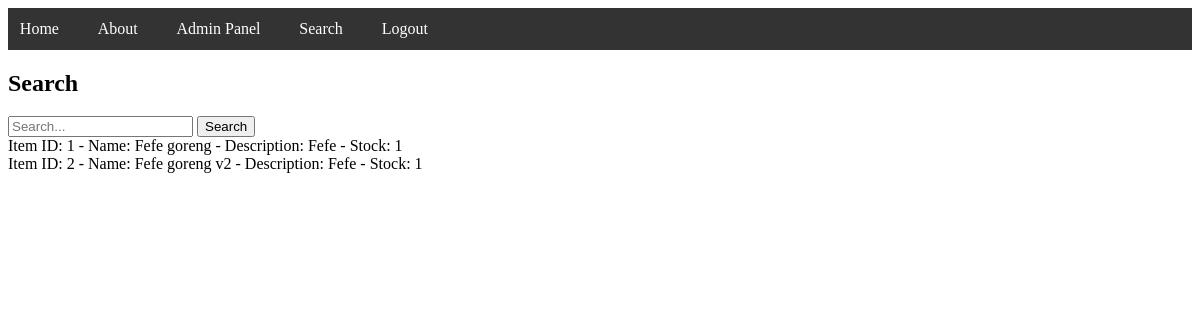
The app's page /search.php (signed in), older data.
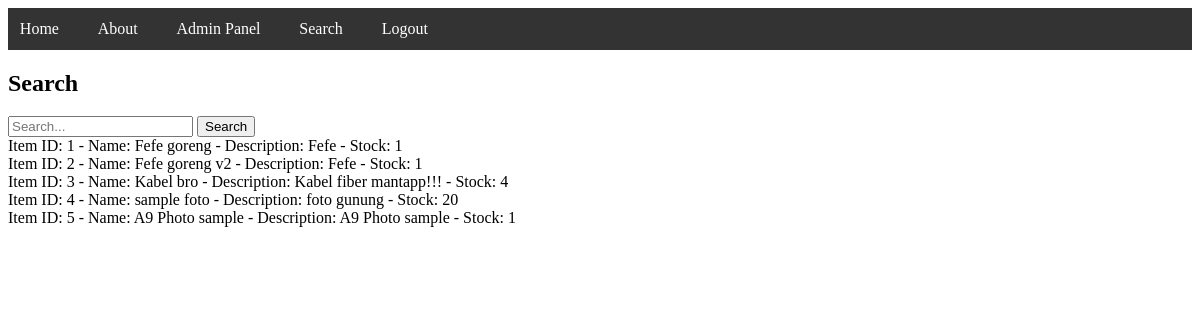
The same page, newer data.
### tables this page shows
CREATE TABLE `items` (
  `item_id` int(11) NOT NULL,
  `item_name` text DEFAULT NULL,
  `item_picture` text DEFAULT NULL,
  `item_desc` text DEFAULT NULL,
  `item_stock` int(11) NOT NULL
);

### search.php (the view, shortened to what this page needs)
<?php
require_once(__DIR__ . '/controllers/connection.php');
$search_query = isset($_GET['search_query']) ? $_GET['search_query'] : '';
$search_query = htmlspecialchars($search_query, ENT_QUOTES, 'UTF-8');
$search = $_GET['search_query'] ?? '';
?>
<!DOCTYPE html>
<html lang="en">
<head>
</head>
<body>
    <header>
    <?php if($_SESSION['is_admin'] === true){ ?>
            <ul>
                <li><a href="index.php">Home</a></li>
                <li><a href="about-us.php">About</a></li>
                <li><a href="admin.php">Admin Panel</a></li>
                <li><a href="search.php">Search</a></li>
                <div id='login'><a href='controllers/logoutc.php'>Logout</a></div>
            </ul>
            <?php } ?>
    </header>
    <div class="container">
        <div class="section search">
            <h2>Search</h2>
            <form action="search.php" method="GET">
                <input type="text" name="search_query" placeholder="Search..." value="<?php echo $search_query; ?>" required>
                <button type="submit">Search</button>
            </form>
        </div>
    </div>
</body>
</html>
<?php
    $sql = "SELECT * FROM items WHERE item_name LIKE ? OR item_desc LIKE ?";
    $stmt = $connection->prepare($sql);
    $searchTerm = '%' . $search . '%';
    $stmt->bind_param("ss", $searchTerm, $searchTerm);
    $stmt->execute();
    $result = $stmt->get_result();
    if ($result->num_rows > 0) {
        while($row = $result->fetch_assoc()) {
            echo "Item ID: " . $row["item_id"]. " - Name: " . $row["item_name"]. " - Description: " . $row["item_desc"]. " - Stock: " . $row["item_stock"] . "<br>";
        }
    } else {
        echo "0 results found";
    }
?>

### search.php (style rules this page uses)
header { background-color: #333; display: block; color: #fff; padding: 1%; position:sticky; top:0px; }
ul { list-style-type: none; margin: 0; padding: 0; }
li { display: inline; margin-right: 3%; }
a { text-decoration: none; color: #fff; }
#login { display: inline; margin-right : 3%; }

Row changes from the older to the newer data that the page shows:
added items: item_id "3", item_name "Kabel bro", item_desc "Kabel fiber mantapp!!!", item_stock "4"
added items: item_id "4", item_name "sample foto", item_desc "foto gunung", item_stock "20"
added items: item_id "5", item_name "A9 Photo sample", item_desc "A9 Photo sample", item_stock "1"
